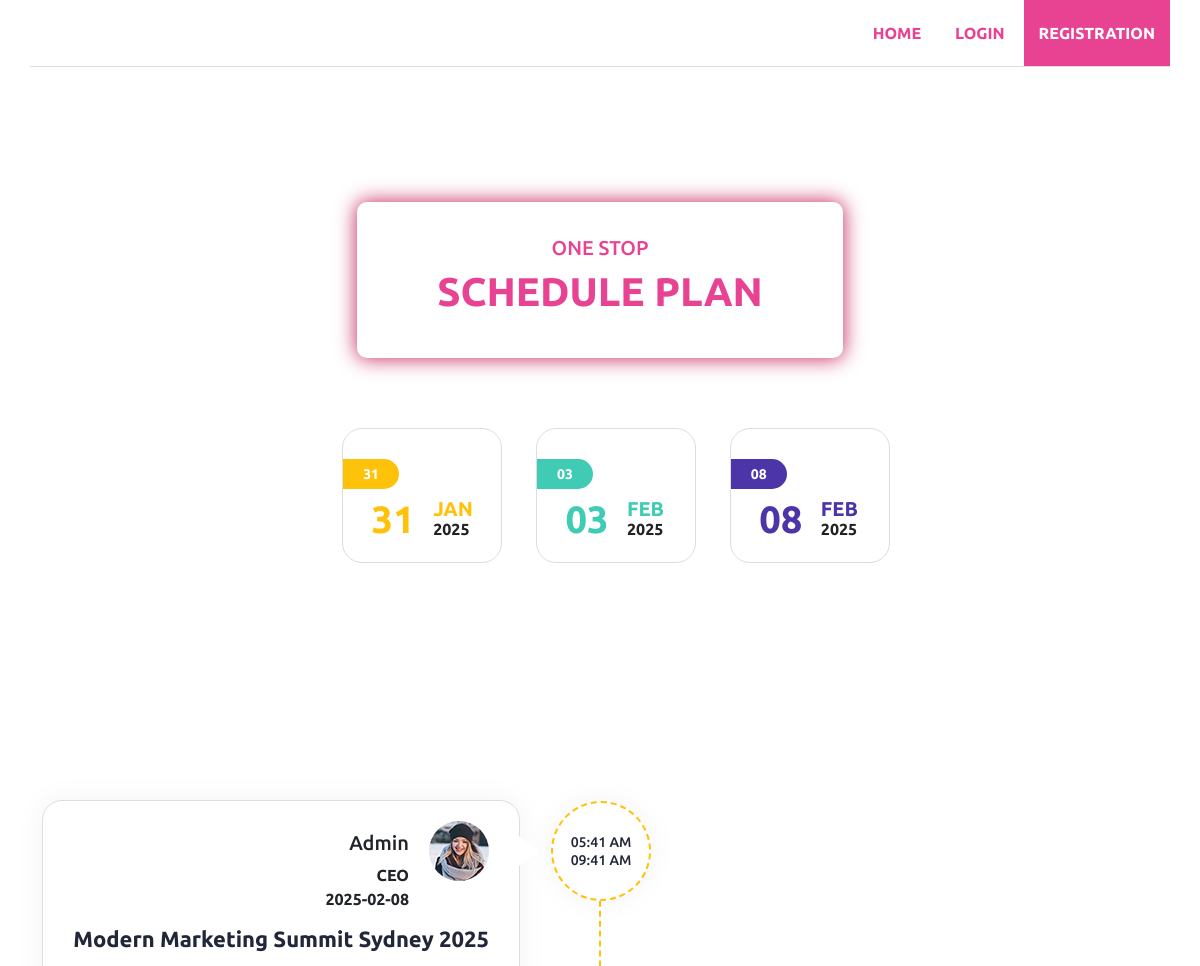
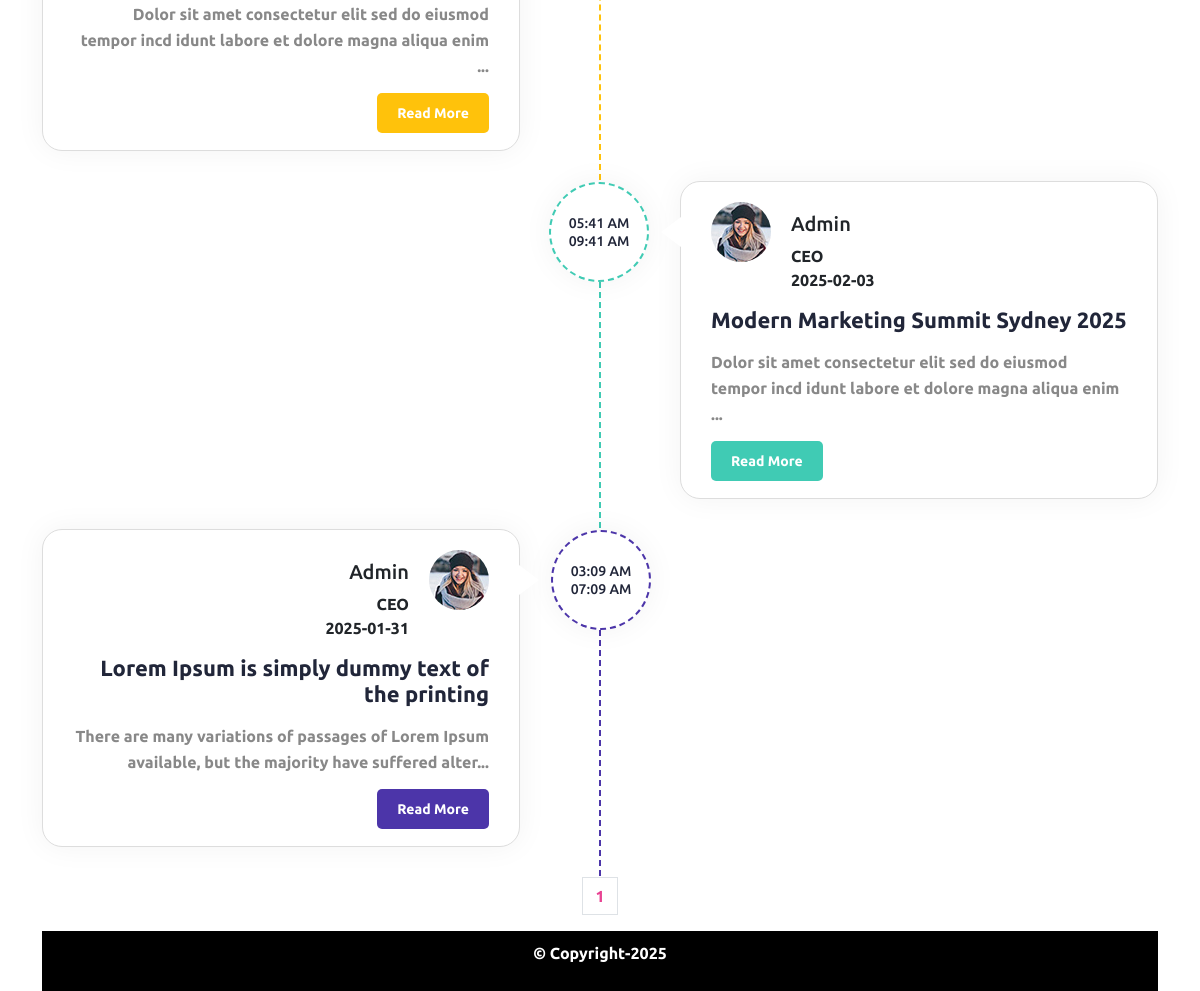
The page / on the database its author committed (2 pictures, top to bottom).
### tables this page shows
CREATE TABLE `event` (
  `event_id` int(11) NOT NULL,
  `admin_id` int(11) NOT NULL,
  `event_name` varchar(255) NOT NULL,
  `seats_no` int(11) DEFAULT NULL,
  `price` int(11) DEFAULT NULL,
  `event_date` date NOT NULL,
  `start_time` time NOT NULL,
  `end_time` time NOT NULL,
  `location` varchar(255) NOT NULL,
  `description` text NOT NULL,
  `image` varchar(255) NOT NULL,
  `created_at` timestamp NOT NULL DEFAULT current_timestamp(),
  `updated_at` timestamp NOT NULL DEFAULT current_timestamp() ON UPDATE current_timestamp()
);

### index.php (the view, shortened to what this page needs)
<?php
	if(file_exists('functions.php')){
		require_once('functions.php');
	}
	if(file_exists('header.php')){
		require_once('header.php');
	}
$db = new Database();
$pdo = $db->getConnection();
$query = "SELECT DISTINCT event_date, event_id FROM event WHERE event_date >= CURDATE() ORDER BY event_date ASC";
$stmt = $pdo->prepare($query);
$stmt->execute();
$events = $stmt->fetchAll(PDO::FETCH_ASSOC);
?>
<div class="slider">
    <div class="container">
        <div class="row justify-content-center vh-100">
            <div class="col-md-12 align-self-center text-center">
                <div class="event-top">
                    <h5 class="color-primary text-uppercase">One Stop</h5>
                    <h1 class="color-primary text-uppercase">Schedule Plan</h1>
                </div>
                <div class="list-of-event-date">
                    <ul class="tab-buttons clearfix">
                        <?php foreach ($events as $event):
                            $eventDate = new DateTime($event['event_date']);
                            $day = $eventDate->format('d');
                            $month = $eventDate->format('M');
                            $year = $eventDate->format('Y');
                        ?>
                            <li class="tab-btn" data-tab="#tab-<?php echo $event['event_id']; ?>" onclick="showEvents('<?php echo $event['event_date']; ?>')">
                                <span class="day"><?php echo $day; ?></span>
                                <span class="date"><?php echo $day; ?></span>
                                <span class="month"><?php echo $month; ?></span> <?php echo $year; ?>
                            </li>
                        <?php endforeach; ?>
                    </ul>
                </div>
					</div>
				</div>
			</div>
		</div>
	</header>
	<div class="container">
		<div class="row">
			<div class="col-md-12">
<div class="tab active-tab" >
                        <div class="schedule-timeline">
<?php
$db = new Database();
$conn = $db->getConnection();
$events_per_page = 10;
$page = isset($_GET['page']) ? (int)$_GET['page'] : 1;
$offset = ($page - 1) * $events_per_page;
$sql = "SELECT e.event_id, e.event_name, e.event_date AS edate, e.start_time, e.end_time, e.description, e.image, e.updated_at, a.name AS author_name, a.designation
        FROM event e
        JOIN admin a ON e.admin_id = a.admin_id
        WHERE e.event_date >= CURDATE()  -- Filter for present and upcoming events
        ORDER BY e.event_date DESC
        LIMIT :limit OFFSET :offset";
$stmt = $conn->prepare($sql);
$stmt->bindParam(':limit', $events_per_page, PDO::PARAM_INT);
$stmt->bindParam(':offset', $offset, PDO::PARAM_INT);
$stmt->execute();
$events = $stmt->fetchAll(PDO::FETCH_ASSOC);
if ($events) {
    foreach ($events as $index => $event) {
        $even_odd_class = ($index % 2 == 0) ? 'even' : '';
        $start_time = new DateTime($event['start_time']);
        $end_time = new DateTime($event['end_time']);
        $formatted_start_time = $start_time->format('h:i A');
        $formatted_end_time = $end_time->format('h:i A');
        $event_description = (strlen($event['description']) > 100) ? substr($event['description'], 0, 100) . '...' : $event['description'];
        echo '<div class="schedule-block tab active-tab animated ' . $even_odd_class . '" id="tab-'.$event['event_id'].'">';
        echo '<div class="inner-box">';
        echo '<div class="inner">';
        echo '<div class="date">' . $formatted_start_time . ' <br> ' . $formatted_end_time . '</div>';
        echo '<div class="speaker-info">';
        echo '<figure class="thumb"><img src="images/resource/thumb-1.jpg" alt="' . htmlspecialchars($event['author_name']) . '"></figure>';
        echo '<h5 class="name">' . htmlspecialchars($event['author_name']) . '</h5>';
        echo '<span class="designation">' . htmlspecialchars($event['designation']) . '<br/>'.htmlspecialchars($event['edate']).'</span>';
        echo '</div>';
        echo '<h4><a href="event-detail.php?id=' . $event['event_id'] . '">' . htmlspecialchars($event['event_name']) . '</a></h4>';
        echo '<div class="text">' . htmlspecialchars($event_description) . '</div>';
        echo '<div class="btn-box">';
        echo '<a href="event-detail.php?id=' . $event['event_id'] . '" class="theme-btn">Read More</a>';
        echo '</div>';
        echo '</div>';
        echo '</div>';
        echo '</div>';
    }
} else {
    echo '<p>No events found.</p>';
}
$total_sql = "SELECT COUNT(*) FROM event WHERE event_date >= CURDATE()";
$total_stmt = $conn->prepare($total_sql);
$total_stmt->execute();
$total_events = $total_stmt->fetchColumn();
$total_pages = ceil($total_events / $events_per_page);
echo "<div class='page-nevigation'>";
echo '<nav>';
echo '<ul class="pagination justify-content-center">';
for ($i = 1; $i <= $total_pages; $i++) {
    if ($i == $page) {
        echo '<li class="page-item"><a class="page-link">' . $i . '</a></li>';
    } else {
        echo '<li class="page-item"><a class="page-link" href="?page=' . $i . '">' . $i . '</a></li>';
    }
}
echo '</nav>';
echo '</div>';
?>
			</div>
		</div>
	</div>
<?php get_footer() ?>

### header.php (shortened to what this page needs)
<!DOCTYPE html>
<html>
<head>
	<link rel="stylesheet" type="text/css" href="css/global.css">
	<link rel="stylesheet" type="text/css" href="css/bootstrap.min.css">
	<link rel="stylesheet" type="text/css" href="css/font-awesome.min.css">
	<link rel="stylesheet" type="text/css" href="style.css">
</head>
<body>
	<header id="header" class="header_menu" >
		<div class="container position-relative">
			<div class="mainmenu">
				<div class="row">
					<div class="col-md-4"></div>
					<div class="col-md-8">
						<ul class="align-right">
							<li><a class="menuLink color-primary" href="index.php">Home</a></li>
							<li><a class="menuLink color-primary" href="login.php">Login</a></li>
							<li><a class="menuLink color-primary" href="registration.php">Registration</a></li>
						</ul>
					</div>
				</div>
			</div>
		</div>

### functions.php (shortened to what this page needs)
<?php
	function get_footer(){
		if(file_exists('header.php')){
			require_once('footer.php');
		}
	}
 ?>

### footer.php (shortened to what this page needs)
<footer>
    <div class="footer-area" style="background: #000;width: 100%; padding: 10px;overflow: hidden; text-align: center; color: #fff;">
        <div class="col-md-12"><p>&copy; Copyright-2025</p></div>
    </div>
</footer>
</body>
</html>

### rows shown on the page
event: event_date "31", event_date "JAN", event_date "2025", start_time "03:09 AM", end_time "07:09 AM", admin.name "Admin", admin.designation "CEO", event_date "2025-01-31", event_name "Lorem Ipsum is simply dummy text of the printing", description "There are many variations of passages of Lorem Ipsum available, but the majority have suffered alter..."
event: event_date "03", event_date "FEB", event_date "2025", start_time "05:41 AM", end_time "09:41 AM", admin.name "Admin", admin.designation "CEO", event_date "2025-02-03", event_name "Modern Marketing Summit Sydney 2025", description "Dolor sit amet consectetur elit sed do eiusmod tempor incd idunt labore et dolore magna aliqua enim ..."
event: event_date "08", event_date "FEB", event_date "2025", start_time "05:41 AM", end_time "09:41 AM", admin.name "Admin", admin.designation "CEO", event_date "2025-02-08", event_name "Modern Marketing Summit Sydney 2025", description "Dolor sit amet consectetur elit sed do eiusmod tempor incd idunt labore et dolore magna aliqua enim ..."
